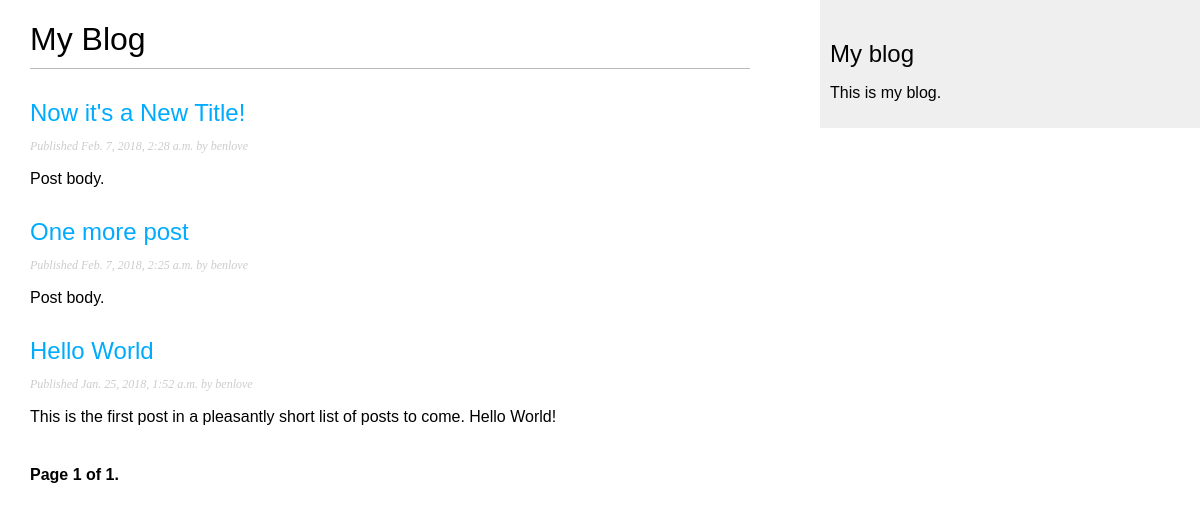
Screenshot of /blog/ with the database file from the repository.
### blog/models.py (models this page shows, shortened)
class Post(models.Model):
    STATUS_CHOICES = (
        ('draft', 'Draft'),
        ('published', 'Published'),
    )
    title = models.CharField(max_length=250)
    slug = models.SlugField(max_length=250, unique_for_date='publish')
    author = models.ForeignKey(User, related_name='blog_posts')
    body = models.TextField()
    publish = models.DateTimeField(default=timezone.now)
    created = models.DateTimeField(auto_now_add=True)
    updated = models.DateTimeField(auto_now=True)
    status = models.CharField(max_length=10,
                                choices=STATUS_CHOICES,
                                default='draft')
    objects = models.Manager() # The default manager
    published = PublishedManager() # Custom manager
    def get_absolute_url(self):
        return reverse('blog:post_detail',
                        args=[
                            self.publish.year,
                            self.publish.strftime('%m'),
                            self.publish.strftime('%d'),
                            self.slug
                        ])
    class Meta:
        ordering = ('-publish',)

### blog/views.py (the view)
class PostListView(ListView):
    queryset = Post.published.all()
    context_object_name = 'posts'
    paginate_by = 3
    template_name = 'blog/post/list.html'

### blog/templates/blog/post/list.html (shortened to what this page needs)
{% extends "blog/base.html" %}
{% block content %}
    <h1>My Blog</h1>
    {% for post in posts %}
        <h2>
            <a href="{{ post.get_absolute_url }}">
            {{ post.title }}
            </a>
        </h2>
        <p class="date">
            Published {{ post.publish }} by {{ post.author }}
        </p>
        {{ post.body|truncatewords:30|linebreaks }}
    {% endfor %}
    {% include "pagination.html" with page=page_obj %}
{% endblock %}

### blog/static/css/blog.css (style rules this page uses)
body { margin:0; padding:0; font-family:helvetica, sans-serif; }
a { color:#00abff; text-decoration:none; }
h1 { font-weight:normal; border-bottom:1px solid #bbb; padding:0 0 10px 0; }
h2 { font-weight:normal; margin:30px 0 0; }
p.date { color:#ccc; font-family: georgia, serif; font-size: 12px; font-style: italic; }

### rows the page displays
Post: title "Now it's a New Title!", publish "Feb. 7, 2018, 2:28 a.m.", author "benlove", body "Post body."
Post: title "One more post", publish "Feb. 7, 2018, 2:25 a.m.", author "benlove", body "Post body."
Post: title "Hello World", publish "Jan. 25, 2018, 1:52 a.m.", author "benlove", body "This is the first post in a pleasantly short list of posts to come. Hello World!"

### other values shown
{{ page.number }} "1"
{{ page.paginator.num_pages }} "1"
